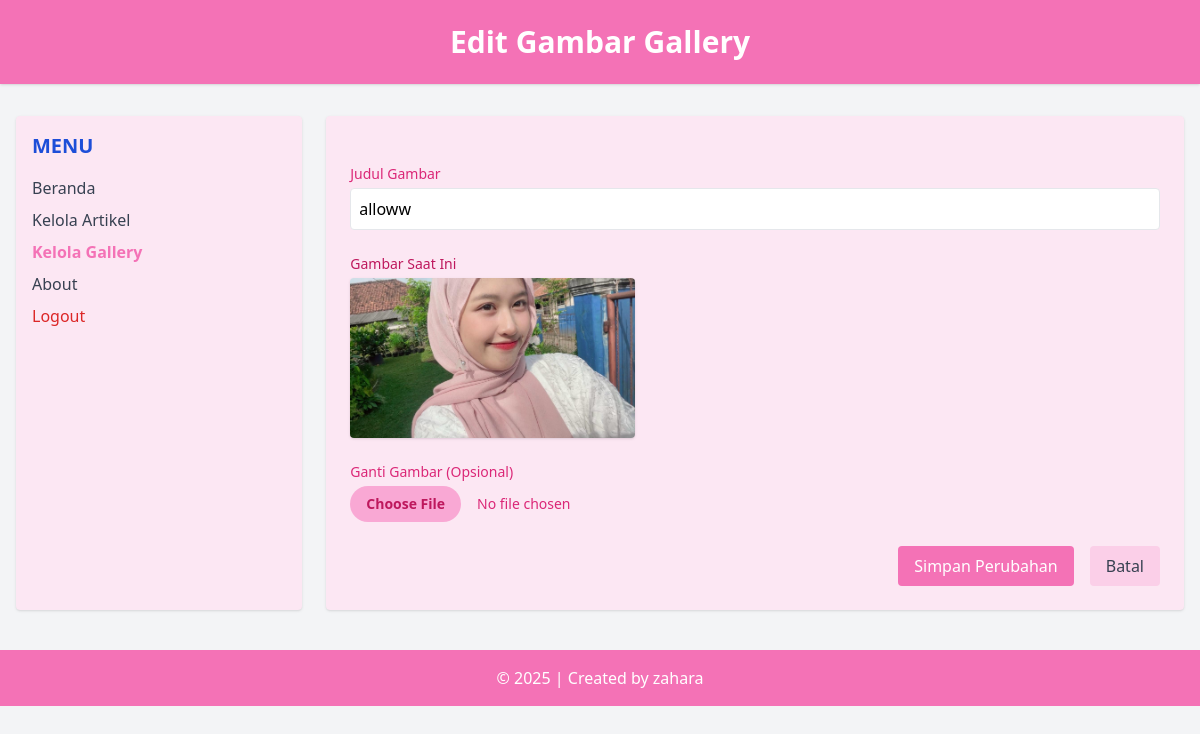
/admin/edit_gallery.php?id_gallery=1 (signed in), run on the app's committed database.
### tables this page shows
CREATE TABLE `tbl_gallery` (
  `id_gallery` int(5) NOT NULL,
  `judul` text NOT NULL,
  `foto` text NOT NULL
);

### admin/edit_gallery.php (the view, shortened to what this page needs)
<?php
include('../koneksi.php');
$id = $_GET['id_gallery'];
$sql = "SELECT * FROM tbl_gallery WHERE id_gallery = '$id'";
$query = mysqli_query($db, $sql);
$data = mysqli_fetch_array($query);
?>
<!DOCTYPE html>
<html lang="en">
<head>
<script src="https://cdn.tailwindcss.com"></script>
</head>
<body class="bg-gray-100 min-h-screen">
<header class="bg-pink-400 text-white text-center py-6 shadow">
<h1 class="text-3xl font-bold">Edit Gambar Gallery</h1>
</header>
<div class="flex max-w-7xl mx-auto mt-8 px-4">
<aside class="w-1/4 bg-pink-100 rounded shadow p-4">
<h2 class="text-xl font-semibold text-blue-700 mb-4 textcenter">MENU</h2>
<ul class="space-y-2 text-gray-700">
<li><a href="beranda_admin.php" class="block hover:text-pink-400">Beranda</a></li>
<li><a href="data_artikel.php" class="block hover:text-pink-400">Kelola Artikel</a></li>
<li><a href="data_gallery.php" class="block font-semibold text-pink-400">Kelola Gallery</a></li>
<li><a href="about.php" class="block hover:text-pink-400">About</a></li>
<li>
<a href="logout.php" onclick="return confirm('Apakah anda yakin ingin keluar?');"
class="block text-red-600 hover:underline fontmedium">Logout</a>
</li>
</ul>
</aside>
<main class="w-3/4 bg-pink-100 rounded shadow p-6 ml-6">
<form action="proses_edit_gallery.php" method="post"
enctype="multipart/form-data" class="space-y-6">
<div>
<label for="judul" class="block text-sm font-medium text-pink-600
mb-1">Judul Gambar</label>
<input type="text" id="judul" name="judul" required
value="<?php echo htmlspecialchars($data['judul']); ?>"
class="w-full p-2 border rounded focus:outline-none focus:ring
focus:border-pink-500">
</div>
<div>
<label class="block text-sm font-medium text-pink-700 mb-1">Gambar
Saat Ini</label>
<img src="../images/<?php echo $data['foto']; ?>" class="h-40
rounded shadow mb-3" alt="Foto Lama">
</div>
<div>
<label for="foto" class="block text-sm font-medium text-pink-600
mb-1">Ganti Gambar (Opsional)</label>
<input type="file" id="foto" name="foto" accept="image/*"
class="block w-full text-sm text-pink-600 file:mr-4 file:py-2
file:px-4 file:rounded-full file:border-0 file:text-sm file:font-semibold
file:bg-pink-300 file:text-pink-700 hover:file:bg-pink-400">
</div>
<div class="flex justify-end space-x-4">
<button type="submit"
class="bg-pink-400 text-white px-4 py-2 rounded hover:bg-pink-
800 transition">Simpan Perubahan</button>
<a href="data_gallery.php"
class="bg-pink-200 text-gray-700 px-4 py-2 rounded hover:bgpink-400 transition">Batal</a>
</div>
</form>
</main>
</div>
<footer class="bg-pink-400 text-white text-center py-4 mt-10">
&copy; <?php echo date('Y'); ?> | Created by zahara
</footer>
</body>
</html>

### data on the page
tbl_gallery: judul "alloww", foto (picture)
